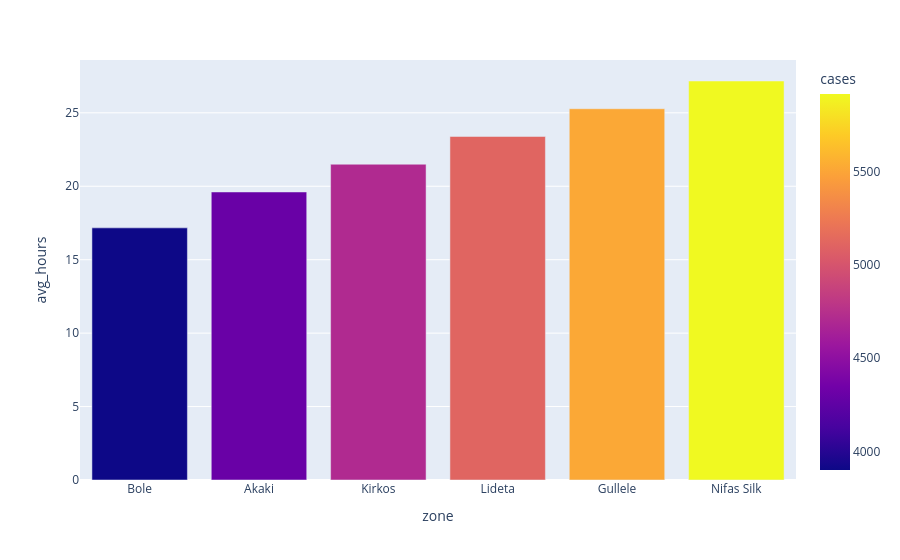

This figure's notebook cell:
### Code cell
z = s.groupby('zone', as_index=False).agg(
avg_hours=('avg_response_hours', 'mean'),
cases=('reported_cases', 'sum'))
fig = px.bar(z.sort_values('avg_hours'),
x='zone', y='avg_hours', color='cases')
fig.show()

### Figure 1 — Plotly figure (JSON) as saved in the notebook; plotly's stock layout.template omitted (floating-point values rounded to 4 significant figures)
{"data": [{"hovertemplate": "zone=%{x}<br>avg_hours=%{y}<br>cases=%{marker.color}<extra></extra>", "legendgroup": "", "marker": {"color": [3900, 4303, 4706, 5109, 5512, 5915], "coloraxis": "coloraxis", "pattern": {"shape": ""}}, "name": "", "orientation": "v", "showlegend": false, "textposition": "auto", "type": "bar", "x": ["Bole", "Akaki", "Kirkos", "Lideta", "Gullele", "Nifas Silk"], "xaxis": "x", "y": [17.17, 19.61, 21.5, 23.39, 25.28, 27.17], "yaxis": "y"}], "layout": {"barmode": "relative", "coloraxis": {"colorbar": {"title": {"text": "cases"}}, "colorscale": [[0, "#0d0887"], [0.1111, "#46039f"], [0.2222, "#7201a8"], [0.3333, "#9c179e"], [0.4444, "#bd3786"], [0.5556, "#d8576b"], [0.6667, "#ed7953"], [0.7778, "#fb9f3a"], [0.8889, "#fdca26"], [1, "#f0f921"]]}, "legend": {"tracegroupgap": 0}, "margin": {"t": 60}, "xaxis": {"anchor": "y", "domain": [0, 1], "title": {"text": "zone"}}, "yaxis": {"anchor": "x", "domain": [0, 1], "title": {"text": "avg_hours"}}}}
